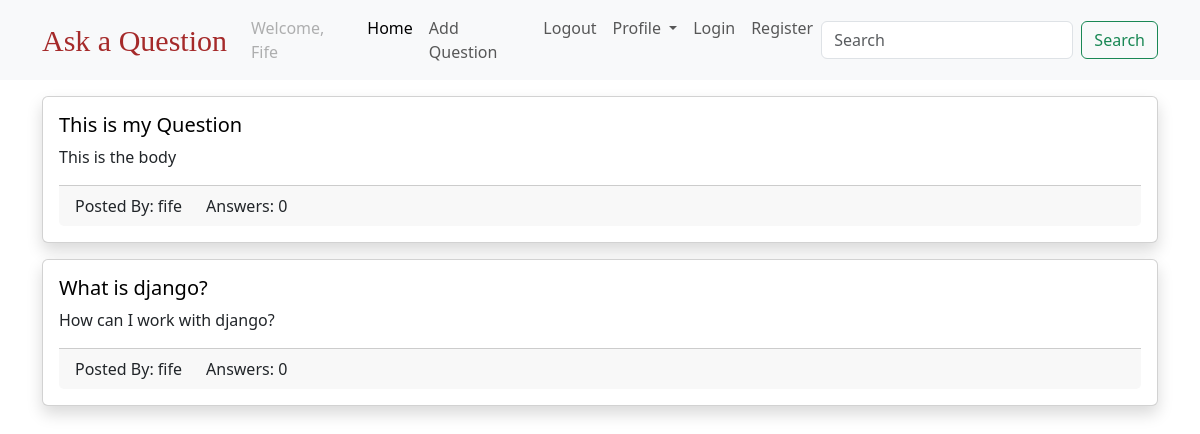
The page /question/ on the database its author committed.
### questions/models.py (models this page shows, shortened)
class Question(models.Model):
    created_at = models.DateTimeField(auto_now_add=True)
    title = models.CharField(max_length=250)
    body = models.TextField()
    slug = models.SlugField(max_length=250, unique=True)
    author = models.ForeignKey(settings.AUTH_USER_MODEL,
                               on_delete=models.CASCADE, related_name="questions")

### users/models.py (models this page shows)
class CustomUser(AbstractUser):
    pass

### questions/views.py (the view)
# urls.py: path('question/', question_list, name='qlist'),
def question_list(request):
    question_lister = Question.objects.all().order_by('-created_at')
    return render(request, 'QList.html', {"question_lister": question_lister})

### templates/QList.html (shortened to what this page needs)
{% extends 'base.html' %}
{% block body %}
    <div class="container mt-3">
        {% for question in question_lister %}
            <div class="card mt-3 shadow">
                <div class="card-body">
                    <h5 class="card-title"><a class="link-style" href="{% url 'qdetails' question.slug %}">{{question.title}}</a></h5>
                    <p class="card-text">{{ question.body }}</p>
                    <div class="card-footer">
                        <div class="row">
                            <div class="col col-md-auto">
                                Posted By: {{ question.author.username  }}
                            </div>
                            <div class="col col-md-auto">
                                Answers: {{ question.answers.count  }}
                            </div>
                        </div>
                    </div>
                </div>
            </div>
        {% endfor %}
    </div>
{% endblock %}

### templates/QList.html (style rules this page uses)
.link-style { text-decoration: none; color: black; }

### rows shown on the page
Question: title "This is my Question", body "This is the body", author.username "fife", answers.count "0"
Question: title "What is django?", body "How can I work with django?", author.username "fife", answers.count "0"
